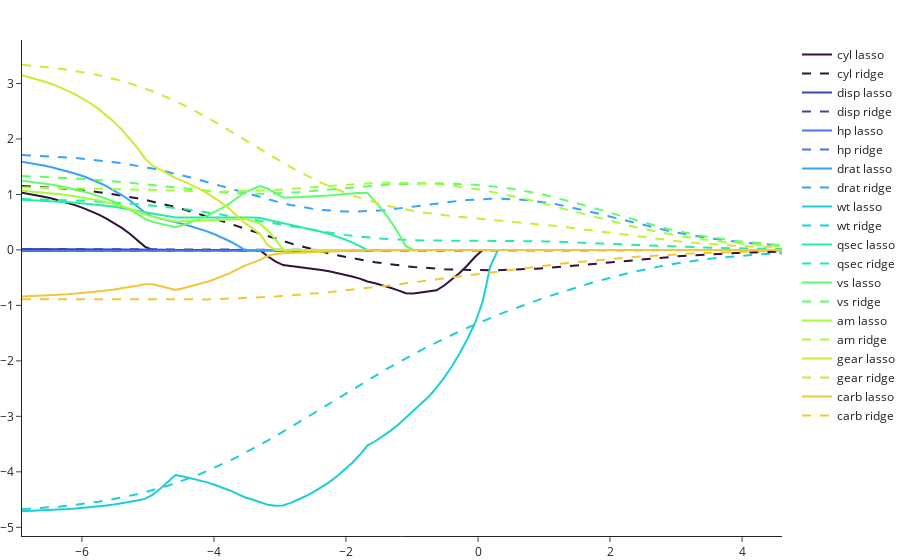

The cell this chart's notebook holds for it:
### Markdown cell above
We can see the above phenomena also by inspecting the regularization paths - 
Note the differences in the coefficients behavior when we increase $\lambda$ (make the penalty of the coefficients regularization more dominant in the loss term we optimize).

Lasso regularization tend to eliminate completely some variables (it zero coefficients) and results sparser models.

From the other hand, Ridge tend to shrink the coefficients - "limit" the efffect of some variables on the target, but not to completely ignore them.

### Code cell
colors = px.colors.sequential.Turbo

fig = go.Figure()
for i, col in enumerate(X_train.columns):
    fig.add_trace(go.Scatter(x=np.log(lambdas), y=lasso_coef_df.loc[:, col], mode='lines', marker_color = colors[i], name=col + ' lasso'))
    fig.add_trace(go.Scatter(x=np.log(lambdas), y=ridge_coef_df.loc[:, col], mode='lines', marker_color = colors[i], line={'dash': 'dash'}, name=col + ' ridge'))
fig.show()
